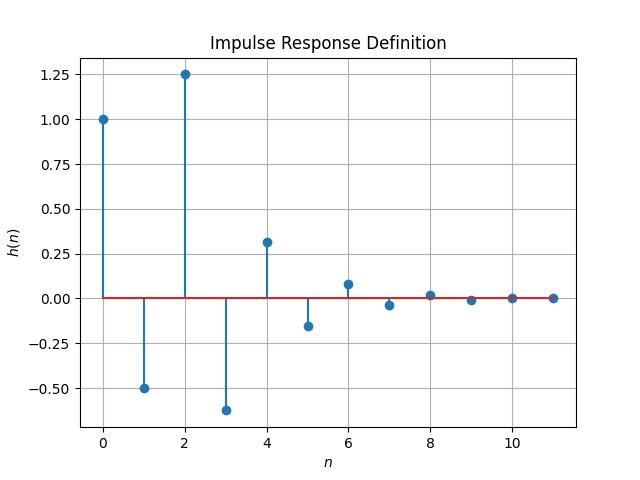

This figure's Python source:
import numpy as np
import matplotlib.pyplot as plt
#If using termux
import subprocess
import shlex
#end if


k = 12
h = np.zeros(k)
h[0] = 1
h[1] = -0.5*h[0]
h[2] = -0.5*h[1] + 1

for n in range(3,k-1):
		h[n] = -0.5*h[n-1]

#subplots
plt.stem(range(0,k),h)
plt.title('Impulse Response Definition')
plt.xlabel('$n$')
plt.ylabel('$h(n)$')
plt.grid()# minor

#If using termux
#plt.savefig('../figs/hndef.pdf')
#subprocess.run(shlex.split("termux-open ../figs/hndef.pdf"))
#else
plt.savefig('Assignment 1/fig/hndef.jpg')
plt.show()
